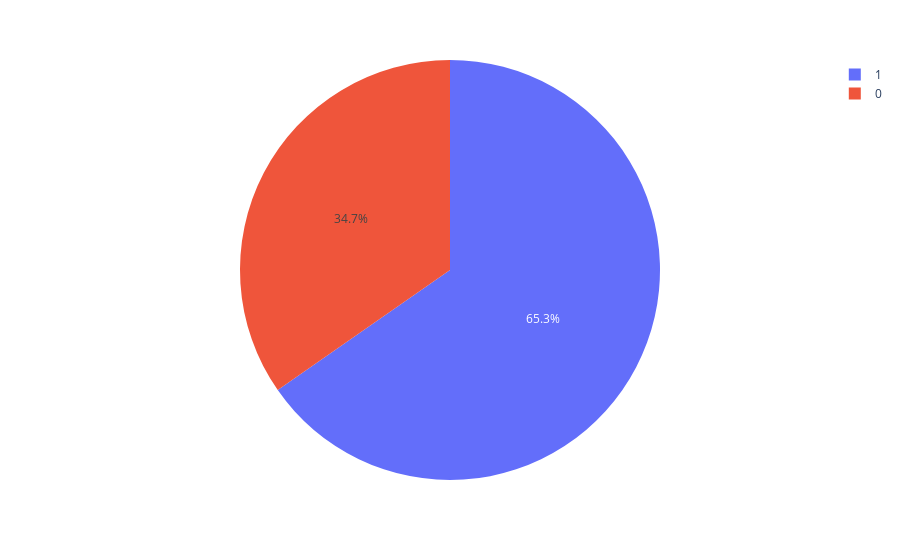

Notebook cell for this chart:
### Code cell
ex.pie(train_data,names='Married')

### Figure 1 — Plotly figure (JSON) as saved in the notebook; plotly's stock layout.template omitted (floating-point values rounded to 4 significant figures; data arrays with more than 128 entries replaced by an {"elided": "..."} marker saying what was removed)
{"data": [{"domain": {"x": [0, 1], "y": [0, 1]}, "hovertemplate": "Married=%{label}<extra></extra>", "labels": {"elided": "614 int values"}, "legendgroup": "", "name": "", "showlegend": true, "type": "pie"}], "layout": {"legend": {"tracegroupgap": 0}, "margin": {"t": 60}}}
